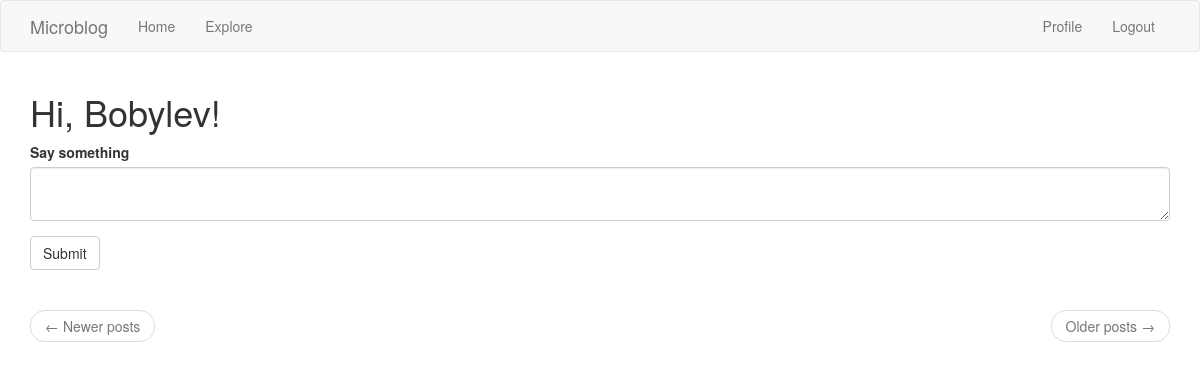
The page /index (signed in) on the database as committed earlier.
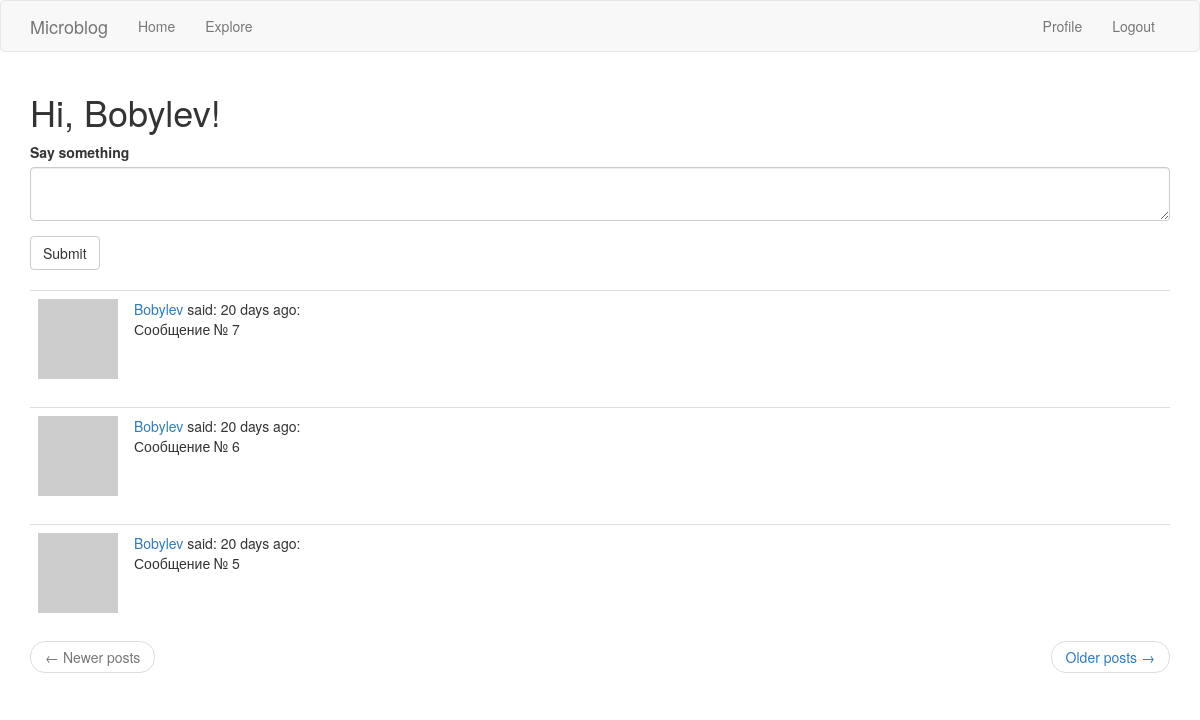
The same page on the database as committed later.
### app/models.py (models this page shows, shortened)
class Post(db.Model):
    __tablename__ = "post"
    id = db.Column(db.Integer, primary_key=True)
    body = db.Column(db.String(140))
    timestamp = db.Column(db.DateTime, index=True, default=datetime.utcnow)
    user_id = db.Column(db.Integer, db.ForeignKey('user.id'))
    author = db.relationship("User", back_populates='posts' )

class User(UserMixin, db.Model):
    __tablename__ = "user"
    id = db.Column(db.Integer, primary_key=True)
    username = db.Column(db.String(64), index=True, unique=True)
    email = db.Column(db.String(120), index=True, unique=True)
    password_hash = db.Column(db.String(128))
    about_me = db.Column(db.String(140))
    last_seen = db.Column(db.DateTime, default=datetime.utcnow)
    posts = db.relationship('Post', back_populates='author')
    followed = db.relationship(
        'User', secondary=followers,
        primaryjoin=(followers.c.follower_id == id),
        secondaryjoin=(followers.c.followed_id == id),
        backref=db.backref('followers', lazy='dynamic'),
        lazy='dynamic'
    )
    def avatar(self, size):
        email = "dotnetcoder@mail.ru"
        digest = md5(email.encode('utf-8')).hexdigest()
        url = f'https://www.gravatar.com/avatar/{digest}?d=identicon&s={size}'
        return url
    def followed_posts(self):
        followed1 = self.followed.all()
        ids = [f.id for f in followed1]
        ids.append(self.id)
        query = Post.query.filter(Post.user_id.in_(ids)).order_by(Post.timestamp.desc())
        return query

### app/routes.py (the view)
@app.route('/', methods=['GET', 'POST'])
@app.route('/index', methods=['GET', 'POST'])
@login_required
def index():
    form = PostForm()
    if form.validate_on_submit():
        post = Post(body=form.post.data, author=current_user)
        db.session.add(post)
        db.session.commit()
        flash('Ваше сообщение опубликовано')
        return redirect(url_for('index'))
    page = request.args.get('page', 1, type=int)
    per_page = app.config['POSTS_PER_PAGE']
    query = current_user.followed_posts()
    page_posts: Pagination = query.paginate(page, per_page, error_out=False)
    posts = page_posts.items
    next_url = url_for('index', page=page_posts.next_num) if page_posts.has_next else None
    prev_url = url_for('index', page=page_posts.prev_num) if page_posts.has_prev else None
    app.logger.info('GET /index')
    return render_template('index.html', title='Мой домашний', form=form,
                           posts=posts, next_url=next_url, prev_url=prev_url)

### app/forms.py
class PostForm(FlaskForm):
    post = TextAreaField('Say something', validators=[DataRequired(), Length(min=1, max=140)])
    submit = SubmitField('Submit')

### app/models.py (called while the page is built)
@login.user_loader
def load_user(id):
    return User.query.get(int(id))

### app/routes.py (called while the page is built)
@app.before_request
def before_request():
    if current_user.is_authenticated:
        current_user.last_seen = datetime.utcnow()
        db.session.commit()

### app/templates/index.html
{% extends "base.html" %}
{% import 'bootstrap/wtf.html' as wtf %}
{% block app_content %}
    <h1>Hi, {{ current_user.username }}!</h1>
    {% if form %}
    {{ wtf.quick_form(form) }}
    <br>
    {% endif %}
    {% for post in posts %}
        {% include '_post.html' %}
    {% endfor %}
    <nav aria-label="...">
        <ul class="pager">
            <li class="previous{% if not prev_url %} disabled{% endif %}">
                <a href="{{ prev_url or '#' }}">
                    <span aria-hidden="true">&larr;</span> Newer posts
                </a>
            </li>
            <li class="next{% if not next_url %} disabled{% endif %}">
                <a href="{{ next_url or '#' }}">
                    Older posts <span aria-hidden="true">&rarr;</span>
                </a>
            </li>
        </ul>
    </nav>
{% endblock %}

### app/templates/_post.html
<table class="table table-hover">
    <tr>
        <td width="70px">
            <a href="{{ url_for('user', username=post.author.username) }}">
                <img src="{{ post.author.avatar(70) }}" />
            </a>
        </td>
        <td>
            <a href="{{ url_for('user', username=post.author.username) }}">
                {{ post.author.username }}
            </a>
            said: {{ moment(post.timestamp).fromNow() }}:
            <br>
            {{ post.body }}
        </td>
    </tr>
</table>

Rows that differ between the two databases and show on the page:
added Post: author.username "Bobylev", timestamp "20 days ago", body "Сообщение № 7"
added Post: author.username "Bobylev", timestamp "20 days ago", body "Сообщение № 6"
added Post: author.username "Bobylev", timestamp "20 days ago", body "Сообщение № 5"
